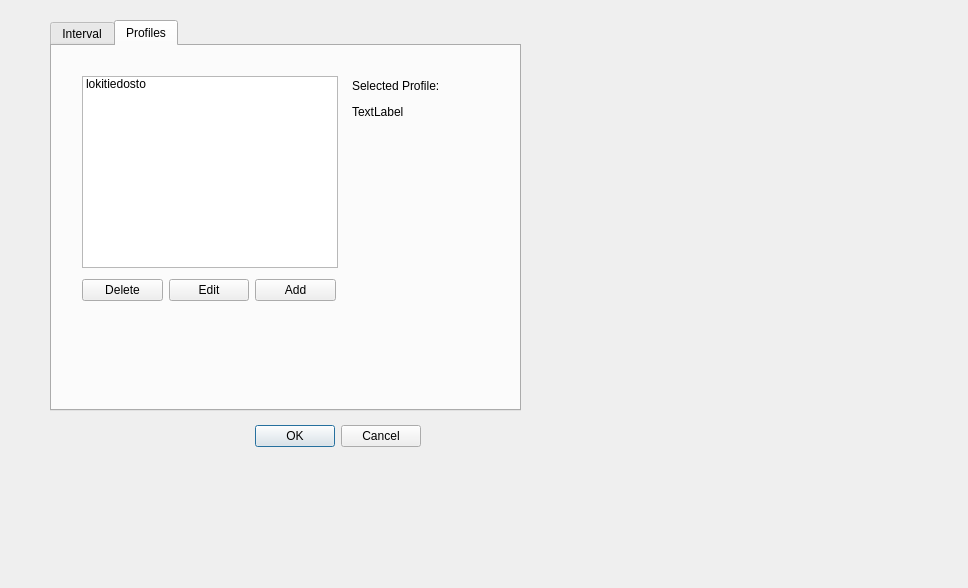
<?xml version="1.0" encoding="UTF-8"?>
<ui version="4.0">
 <class>SettingsWindow</class>
 <widget class="QDialog" name="SettingsWindow">
  <property name="geometry">
   <rect>
    <x>0</x>
    <y>0</y>
    <width>968</width>
    <height>588</height>
   </rect>
  </property>
  <property name="windowTitle">
   <string>Settings</string>
  </property>
  <widget class="QDialogButtonBox" name="buttonBox">
   <property name="geometry">
    <rect>
     <x>80</x>
     <y>420</y>
     <width>341</width>
     <height>32</height>
    </rect>
   </property>
   <property name="orientation">
    <enum>Qt::Horizontal</enum>
   </property>
   <property name="standardButtons">
    <set>QDialogButtonBox::Cancel|QDialogButtonBox::Ok</set>
   </property>
  </widget>
  <widget class="QTabWidget" name="tabWidget">
   <property name="geometry">
    <rect>
     <x>50</x>
     <y>20</y>
     <width>471</width>
     <height>391</height>
    </rect>
   </property>
   <property name="currentIndex">
    <number>1</number>
   </property>
   <widget class="QWidget" name="tab">
    <attribute name="title">
     <string>Interval</string>
    </attribute>
    <widget class="QWidget" name="layoutWidget">
     <property name="geometry">
      <rect>
       <x>160</x>
       <y>30</y>
       <width>98</width>
       <height>55</height>
      </rect>
     </property>
     <layout class="QVBoxLayout" name="verticalLayout">
      <item>
       <widget class="QLabel" name="label_4">
        <property name="text">
         <string>Start time</string>
        </property>
       </widget>
      </item>
      <item>
       <widget class="QTimeEdit" name="timeEdit">
        <property name="locale">
         <locale language="Finnish" country="Finland"/>
        </property>
        <property name="displayFormat">
         <string>hh:mm</string>
        </property>
        <property name="time">
         <time>
          <hour>8</hour>
          <minute>0</minute>
          <second>0</second>
         </time>
        </property>
       </widget>
      </item>
     </layout>
    </widget>
    <widget class="QGroupBox" name="intervalBox">
     <property name="geometry">
      <rect>
       <x>10</x>
       <y>10</y>
       <width>104</width>
       <height>346</height>
      </rect>
     </property>
     <property name="title">
      <string>Interval</string>
     </property>
     <layout class="QVBoxLayout" name="verticalLayout_2">
      <item>
       <widget class="QRadioButton" name="radioButton_custom">
        <property name="text">
         <string>Custom</string>
        </property>
        <attribute name="buttonGroup">
         <string notr="true">buttonGroup</string>
        </attribute>
       </widget>
      </item>
      <item>
       <widget class="QRadioButton" name="radioButton_2h">
        <property name="text">
         <string>2h</string>
        </property>
        <attribute name="buttonGroup">
         <string notr="true">buttonGroup</string>
        </attribute>
       </widget>
      </item>
      <item>
       <widget class="QRadioButton" name="radioButton_1h">
        <property name="text">
         <string>1h</string>
        </property>
        <property name="checkable">
         <bool>true</bool>
        </property>
        <property name="checked">
         <bool>true</bool>
        </property>
        <attribute name="buttonGroup">
         <string notr="true">buttonGroup</string>
        </attribute>
       </widget>
      </item>
      <item>
       <widget class="QRadioButton" name="radioButton_30m">
        <property name="text">
         <string>30min</string>
        </property>
        <attribute name="buttonGroup">
         <string notr="true">buttonGroup</string>
        </attribute>
       </widget>
      </item>
      <item>
       <widget class="QRadioButton" name="radioButton_20m">
        <property name="text">
         <string>20min</string>
        </property>
        <attribute name="buttonGroup">
         <string notr="true">buttonGroup</string>
        </attribute>
       </widget>
      </item>
      <item>
       <widget class="QRadioButton" name="radioButton_15m">
        <property name="text">
         <string>15min</string>
        </property>
        <attribute name="buttonGroup">
         <string notr="true">buttonGroup</string>
        </attribute>
       </widget>
      </item>
      <item>
       <widget class="QRadioButton" name="radioButton_10m">
        <property name="text">
         <string>10min</string>
        </property>
        <attribute name="buttonGroup">
         <string notr="true">buttonGroup</string>
        </attribute>
       </widget>
      </item>
      <item>
       <widget class="QRadioButton" name="radioButton_5m">
        <property name="text">
         <string>5min</string>
        </property>
        <attribute name="buttonGroup">
         <string notr="true">buttonGroup</string>
        </attribute>
       </widget>
      </item>
      <item>
       <widget class="QRadioButton" name="radioButton_1m">
        <property name="text">
         <string>1min</string>
        </property>
        <attribute name="buttonGroup">
         <string notr="true">buttonGroup</string>
        </attribute>
       </widget>
      </item>
     </layout>
    </widget>
    <widget class="QWidget" name="layoutWidget">
     <property name="geometry">
      <rect>
       <x>160</x>
       <y>90</y>
       <width>195</width>
       <height>80</height>
      </rect>
     </property>
     <layout class="QGridLayout" name="gridLayout">
      <item row="2" column="1">
       <widget class="QSpinBox" name="minuteSelect"/>
      </item>
      <item row="1" column="0">
       <widget class="QLabel" name="label">
        <property name="text">
         <string>Hour</string>
        </property>
       </widget>
      </item>
      <item row="1" column="1">
       <widget class="QLabel" name="label_2">
        <property name="text">
         <string>Minute</string>
        </property>
       </widget>
      </item>
      <item row="2" column="0">
       <widget class="QSpinBox" name="hourSelect"/>
      </item>
      <item row="0" column="0">
       <widget class="QLabel" name="label_5">
        <property name="text">
         <string>Interval:</string>
        </property>
       </widget>
      </item>
     </layout>
    </widget>
   </widget>
   <widget class="QWidget" name="tab_2">
    <attribute name="title">
     <string>Profiles</string>
    </attribute>
    <widget class="QListWidget" name="listWidget">
     <property name="geometry">
      <rect>
       <x>30</x>
       <y>30</y>
       <width>256</width>
       <height>192</height>
      </rect>
     </property>
     <item>
      <property name="text">
       <string>lokitiedosto</string>
      </property>
      <property name="flags">
       <set>ItemIsSelectable|ItemIsEditable|ItemIsDragEnabled|ItemIsEnabled</set>
      </property>
     </item>
    </widget>
    <widget class="QWidget" name="">
     <property name="geometry">
      <rect>
       <x>300</x>
       <y>30</y>
       <width>161</width>
       <height>46</height>
      </rect>
     </property>
     <layout class="QVBoxLayout" name="verticalLayout_3">
      <item>
       <widget class="QLabel" name="label_3">
        <property name="text">
         <string>Selected Profile:</string>
        </property>
       </widget>
      </item>
      <item>
       <widget class="QLabel" name="current_profile">
        <property name="text">
         <string>TextLabel</string>
        </property>
       </widget>
      </item>
     </layout>
    </widget>
    <widget class="QWidget" name="">
     <property name="geometry">
      <rect>
       <x>30</x>
       <y>230</y>
       <width>254</width>
       <height>29</height>
      </rect>
     </property>
     <layout class="QHBoxLayout" name="horizontalLayout">
      <item>
       <widget class="QPushButton" name="profileDelete">
        <property name="text">
         <string>Delete</string>
        </property>
       </widget>
      </item>
      <item>
       <widget class="QPushButton" name="profileEdit">
        <property name="text">
         <string>Edit</string>
        </property>
       </widget>
      </item>
      <item>
       <widget class="QPushButton" name="profileAdd">
        <property name="text">
         <string>Add</string>
        </property>
       </widget>
      </item>
     </layout>
    </widget>
   </widget>
  </widget>
 </widget>
 <resources/>
 <connections>
  <connection>
   <sender>buttonBox</sender>
   <signal>accepted()</signal>
   <receiver>SettingsWindow</receiver>
   <slot>accept()</slot>
   <hints>
    <hint type="sourcelabel">
     <x>250</x>
     <y>435</y>
    </hint>
    <hint type="destinationlabel">
     <x>157</x>
     <y>274</y>
    </hint>
   </hints>
  </connection>
  <connection>
   <sender>buttonBox</sender>
   <signal>rejected()</signal>
   <receiver>SettingsWindow</receiver>
   <slot>reject()</slot>
   <hints>
    <hint type="sourcelabel">
     <x>316</x>
     <y>260</y>
    </hint>
    <hint type="destinationlabel">
     <x>286</x>
     <y>274</y>
    </hint>
   </hints>
  </connection>
 </connections>
 <buttongroups>
  <buttongroup name="buttonGroup"/>
 </buttongroups>
</ui>
